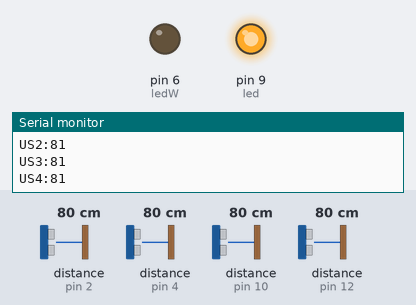
A sketch run on a simulated Arduino Uno, built with avr-gcc and run on an emulated ATmega328P. Parts: output pins drawn as LEDs (lit = HIGH), the last lines printed to the serial monitor. The test bench sets the inputs (shaded band); at power-on: distance to the obstacle (sensors on pin 12, pin 10, pin 4, pin 2) 80 cm. The echo pulse lasts 58.3 µs per cm.

Above: at 1.2 s.
1.3 s: distance to the obstacle (sensor on pin 12) set to 164 cm
2.8 s: distance to the obstacle (sensor on pin 12) set to 171 cm
At 4.0 s:
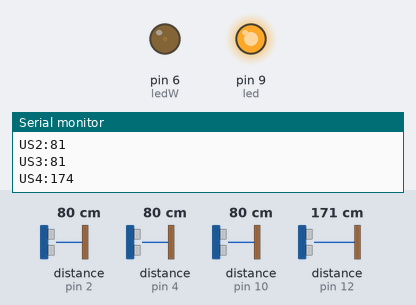
4.3 s: distance to the obstacle (sensor on pin 10) set to 250 cm
At 4.9 s:
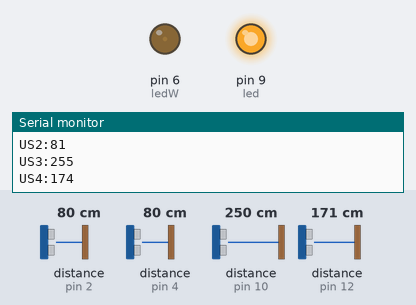
5.8 s: distance to the obstacle (sensor on pin 4) set to 163 cm
7.3 s: distance to the obstacle (sensor on pin 4) set to 170 cm
At 10.8 s:
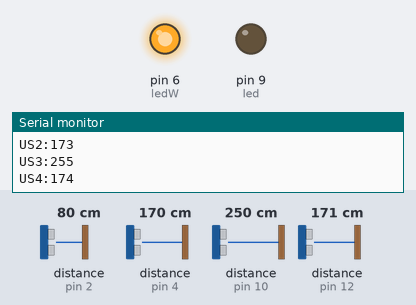
Timing chart, 0 to 12.3 s (numbered marks = the images above; inputs shaded):
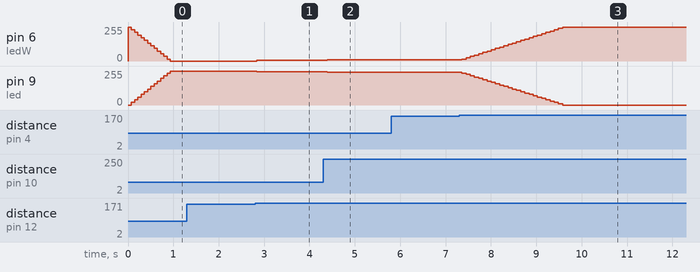

The sketch:

installationLight.ino
```cpp
#include <NewPing.h>

#define trigPin1 3 // Arduino pin tied to trigger pin on the ultrasonic sensor.
#define echoPin1 2  // Arduino pin tied to echo pin on the ultrasonic sensor.
#define MAX_DISTANCE 480 // Maximum distance we want to ping for (in centimeters). Maximum sensor distance is rated at 400-500cm.
#define trigPin2 5
#define echoPin2 4
#define trigPin3 11
#define echoPin3 10
#define trigPin4 13
#define echoPin4 12
int ledChange = 170;
int led = 9;
int ledW = 6;
int brightness = 0;
int fadeAmount = 5;

NewPing sonar1(trigPin1, echoPin1, MAX_DISTANCE); // NewPing setup of pins and maximum distance.
NewPing sonar2(trigPin2, echoPin2, MAX_DISTANCE);
NewPing sonar3(trigPin3, echoPin3, MAX_DISTANCE);
NewPing sonar4(trigPin4, echoPin4, MAX_DISTANCE);

void setup() {
  Serial.begin(115200); // Open serial monitor at 115200 baud to see ping results.
  pinMode(led, OUTPUT);
  pinMode(ledW, OUTPUT);

}

void loop() {
//  Serial.println(brightness);
  analogWrite(led, brightness);
  analogWrite(ledW, 255 - brightness);

  delay(50);                     // Wait 50ms between pings (about 20 pings/sec). 29ms should be the shortest delay between pings.

  unsigned int uS1 = sonar1.ping();
  unsigned int uS2 = sonar2.ping();
  unsigned int uS3 = sonar3.ping();
  unsigned int uS4 = sonar4.ping();
  unsigned int uS1RNDT = uS1 / US_ROUNDTRIP_CM;
  unsigned int uS2RNDT = uS2 / US_ROUNDTRIP_CM;
  unsigned int uS3RNDT = uS3 / US_ROUNDTRIP_CM;
  unsigned int uS4RNDT = uS4 / US_ROUNDTRIP_CM;
  //uS1
  if(uS1RNDT == 0){

  }
  else{
  Serial.print("US1:");
  Serial.println(uS1RNDT); // Send ping, get distance in cm and print result (0 = outside set distance range)


    if(((uS1RNDT < ledChange) && (uS1RNDT > 2)) || ((uS2RNDT < ledChange) && (uS2RNDT > 2))||((uS3RNDT < ledChange) && (uS3RNDT > 2)) || ((uS4RNDT < ledChange) && (uS4RNDT > 2))){
//      Serial.println('+');
       if(brightness >= 245){
         brightness = 255;
       } else {
         brightness = brightness + fadeAmount;
       }
    }else if((uS1RNDT >= ledChange)|| (uS2RNDT >= ledChange)|| (uS3RNDT >= ledChange) || (uS4RNDT >= ledChange)){
//      Serial.println('-');
       if( brightness <= 10 ){
         brightness = 0;
       } else {
        brightness =  brightness - fadeAmount;
       }
    }
  }
  if(uS2RNDT == 0){

  }
  else{
  Serial.print("US2:");
  Serial.println(uS2RNDT);
     if(((uS2RNDT < ledChange))){
//      Serial.println('+');
       if(brightness >= 245){
         brightness = 255;
       } else {
         brightness = brightness + fadeAmount;
       }
    }else if((uS2RNDT >= ledChange)){
//      Serial.println('-');
       if( brightness <= 10 ){
         brightness = 0;
       } else {
        brightness =  brightness - fadeAmount;
       }
    }

  }
  if(uS3RNDT == 0){

  }
  else{
  Serial.print("US3:");
  Serial.println(uS3RNDT);
     if(((uS3RNDT < ledChange))){
//      Serial.println('+');
       if(brightness >= 245){
         brightness = 255;
       } else {
         brightness = brightness + fadeAmount;
       }
    }else if((uS3RNDT >= ledChange)){
//      Serial.println('-');
       if( brightness <= 10 ){
         brightness = 0;
       } else {
        brightness =  brightness - fadeAmount;
       }
    }

  }
   if(uS4RNDT == 0){

  }
  else{
  Serial.print("US4:");
  Serial.println(uS4RNDT);
     if(((uS4RNDT < ledChange))){
//      Serial.println('+');
       if(brightness >= 245){
         brightness = 255;
       } else {
         brightness = brightness + fadeAmount;
       }
    }else if((uS4RNDT >= ledChange)){
//      Serial.println('-');
       if( brightness <= 10 ){
         brightness = 0;
       } else {
        brightness =  brightness - fadeAmount;
       }
    }

  }


}
```

Measured:
- the behaviour switches between 166 and 167 cm on distance to the obstacle (sensor on pin 4) (found by bisection; images 2 and 3)
- after the input at 2.8 s, pin 6 (ledW): 0/255 → 5/255 at once; pin 9 (led): 255/255 → 250/255 at once
- after the input at 4.3 s, pin 6 (ledW): 5/255 → 10/255 after 0.09 s; pin 9 (led): 250/255 → 245/255 after 0.09 s
- after the input at 7.3 s, pin 6 (ledW): moves from 10/255 to 255/255 over 2.2 s, starting after 0.06 s; pin 9 (led): moves from 245/255 to 0/255 over 2.2 s, starting after 0.06 s
